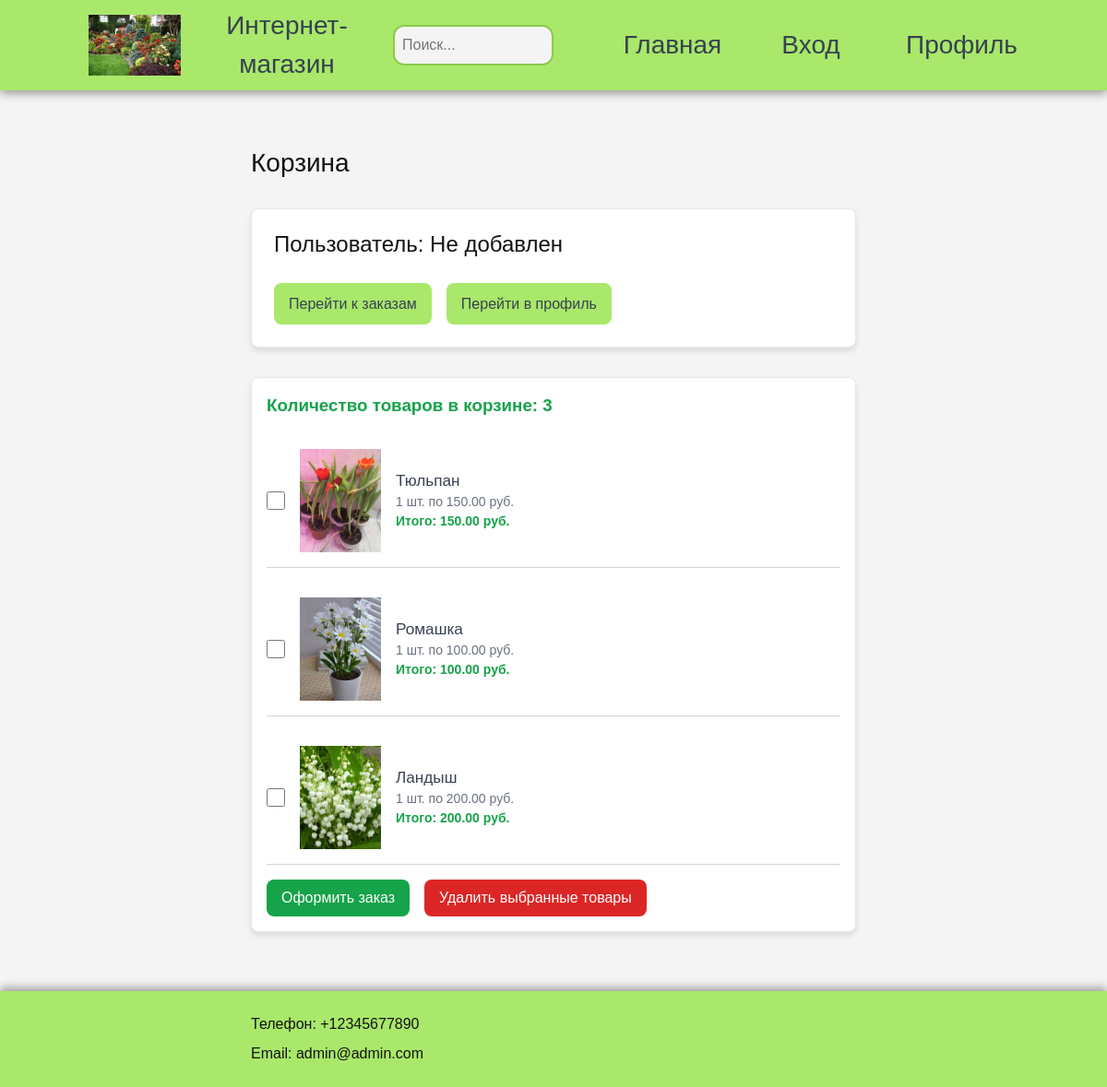
/cart/ (signed in), run on an earlier commit of the app's database.
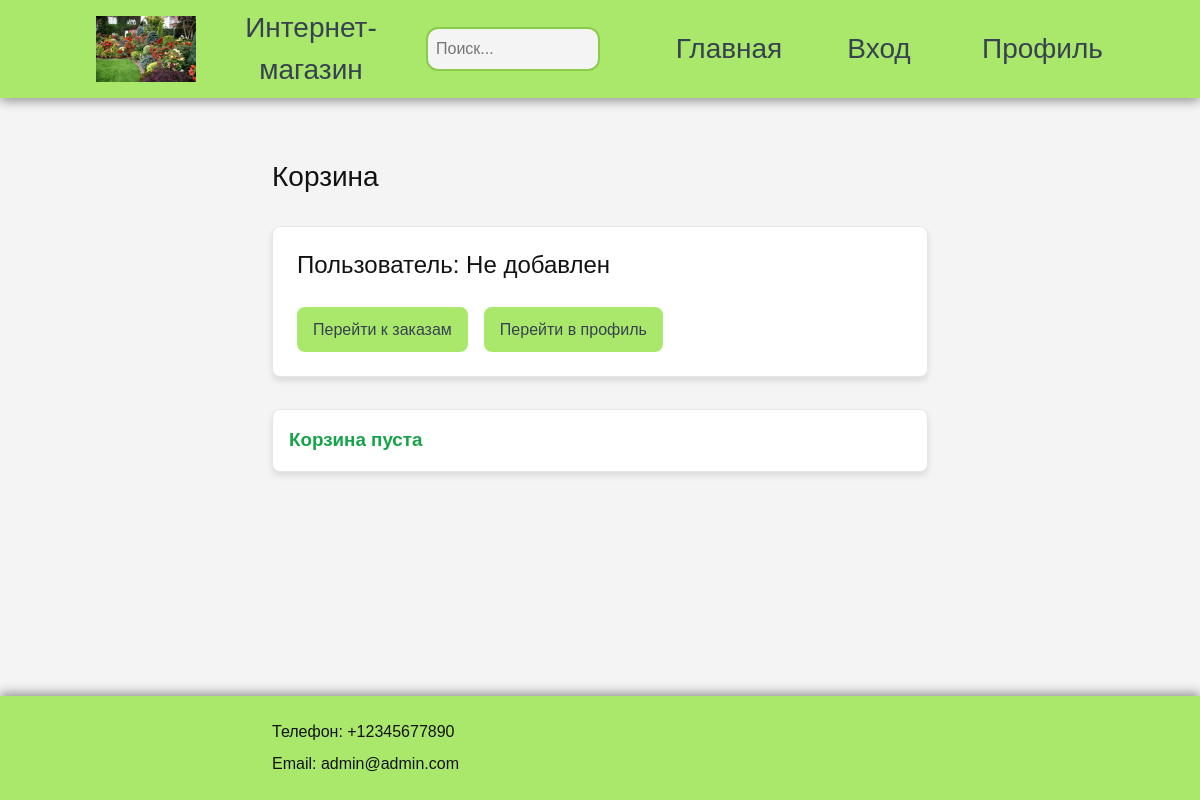
And on a later commit of the database.
### shop/models.py (models this page shows, shortened)
class Cart(models.Model):
    user = models.OneToOneField(ShopUser, on_delete=models.CASCADE, related_name="cart")
    created_at = models.DateTimeField(auto_now_add=True)

class CartItem(models.Model):
    cart = models.ForeignKey(Cart, related_name="items", on_delete=models.CASCADE)
    product = models.ForeignKey('Product', on_delete=models.CASCADE)
    quantity = models.PositiveIntegerField(default=0)
    is_selected = models.BooleanField(default=False)

class Product(models.Model):
    category = models.ForeignKey(Category, related_name='products', on_delete=models.CASCADE)
    name = models.CharField(max_length=200, db_index=True)
    slug = models.SlugField(max_length=200, db_index=True)
    image = models.ImageField(upload_to='products/%Y/%m/%d', blank=True)
    short_description = models.TextField(blank=True)
    description = models.TextField(blank=True)
    price = models.DecimalField(max_digits=10, decimal_places=2)
    stock = models.PositiveIntegerField()
    available = models.BooleanField(default=True)
    created = models.DateTimeField(auto_now_add=True)
    updated = models.DateTimeField(auto_now=True)
    class Meta:
        ordering = ('name',)
        index_together = (('id', 'slug'),)
    def get_absolute_url(self):
        return reverse('shop:product_detail',
                        args=[self.id, self.slug])

### shop/views.py (the view)
# urls.py: path('cart/', views.cart, name='cart'),
def cart(request): # страница корзины
    if 'user_id' not in request.session:
        return redirect('shop:registration')
    user = ShopUser.objects.get(id=request.session['user_id'])
    cart = user.cart  # Корзина пользователя
    return render(request, 'shop/cart.html', {'user': user, 'cart': cart})

### shop/templatetags/calculations.py (called while the page is built)
@register.filter
def multiply(value, arg):
    return value * arg

@register.filter
def sum_cart(items):
    i = 0
    for item in items:
        if item.quantity:
            i+=1*item.quantity
        else:
            i+=1
    return i

### shop/templates/shop/cart.html (shortened to what this page needs)
{% extends "shop/base.html" %}
{% load static %}
{% load calculations %}
{% block content %}
<h2>Корзина</h2>
<article class="profil_data">
    <article class="basket-content">
        <h3>Пользователь: {{ user.first_name }}</h3>
    </article>
    <article class="basket-content">
        <form method="post" action="{% url 'shop:order' %}">
            <button type="submit" class="profil-btn" style="width: 100%; padding: 0 1rem;">Перейти к заказам</button>
        </form>
        <form method="post" action="{% url 'shop:profil' %}">
            <button type="submit" class="profil-btn" style="width: 100%; padding: 0 1rem;">Перейти в профиль</button>
        </form>
    </article>
</article>
<article class="order_article">
    {% if cart.items.exists %}
    <form method="post" action="{% url 'shop:cart_action' %}">
            <section class="text-in">Количество товаров в корзине: {{ cart.items.all|sum_cart }}</section>
            {% for item in cart.items.all %}
            <section class="order-row">
                <input type="checkbox" name="selected_items" value="{{ item.id }}">
                <a class="order-images" href="{{ item.product.get_absolute_url }}">
                    <img src="{% if item.product.image %}{{ item.product.image.url }}{% else %}{% static 'img/err.jpg' %}{% endif %}">
                </a>
                <div class="order-details">
                    <a class="product-name" href="{{ item.product.get_absolute_url }}">{{ item.product.name }}</a>
                    <div class="product-info">
                        {{ item.quantity }} шт. по {{ item.product.price }} руб. <br>
                        <strong>Итого: {{ item.quantity|multiply:item.product.price }} руб.</strong>
                    </div>
                </div>
            </section>
            {% endfor %}
        <div class="basket-content">
            <button type="submit" class="order-btn btn-success" onclick="this.form.action.value='order'">
                Оформить заказ
            </button>
            <button type="submit" class="order-btn btn-danger" onclick="this.form.action.value='remove'">
                Удалить выбранные товары
            </button>
        </div>
    </form>
    {% else %}
        <section class="text-in">Корзина пуста</section>
    {% endif %}
</article>
{% endblock content %}

What changed in the data, as far as the page shows it:
no longer on this page (row unchanged): Cart: items.all|sum_cart "3"
removed CartItem: product.image (picture), product.name "Тюльпан", quantity "1", product.price "150.00", quantity|multiply "150.00"
removed CartItem: product.image (picture), product.name "Ромашка", quantity "1", product.price "100.00", quantity|multiply "100.00"
removed CartItem: product.image (picture), product.name "Ландыш", quantity "1", product.price "200.00", quantity|multiply "200.00"
Also different on the page:
text no longer shown: "Количество товаров в корзине: Оформить заказ Удалить выбранные товары"
text now shown: "Корзина пуста"
